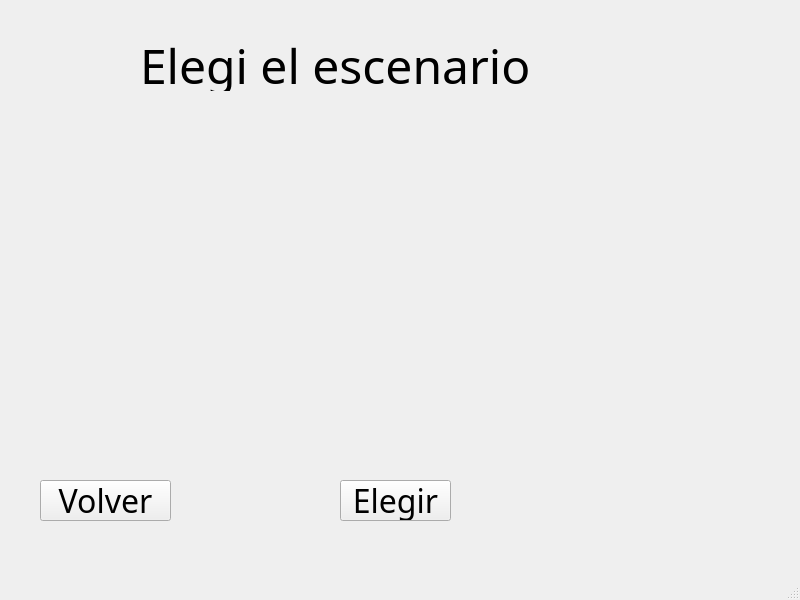
<?xml version="1.0" encoding="UTF-8"?>
<ui version="4.0">
 <class>MapSelection</class>
 <widget class="QMainWindow" name="MapSelection">
  <property name="geometry">
   <rect>
    <x>0</x>
    <y>0</y>
    <width>800</width>
    <height>600</height>
   </rect>
  </property>
  <property name="font">
   <font>
    <family>Jazz Jackrabbit 2</family>
    <pointsize>10</pointsize>
   </font>
  </property>
  <property name="windowTitle">
   <string>MainWindow</string>
  </property>
  <widget class="QWidget" name="centralwidget">
   <widget class="QLabel" name="labelTitle">
    <property name="geometry">
     <rect>
      <x>140</x>
      <y>40</y>
      <width>491</width>
      <height>51</height>
     </rect>
    </property>
    <property name="font">
     <font>
      <family>Jazz Jackrabbit 2</family>
      <pointsize>36</pointsize>
     </font>
    </property>
    <property name="text">
     <string>Elegi el escenario</string>
    </property>
   </widget>
   <widget class="QWidget" name="widgetScenes" native="true">
    <property name="geometry">
     <rect>
      <x>70</x>
      <y>110</y>
      <width>661</width>
      <height>321</height>
     </rect>
    </property>
   </widget>
   <widget class="QPushButton" name="btnChoose">
    <property name="geometry">
     <rect>
      <x>340</x>
      <y>480</y>
      <width>111</width>
      <height>41</height>
     </rect>
    </property>
    <property name="font">
     <font>
      <family>Jazz Jackrabbit 2</family>
      <pointsize>24</pointsize>
     </font>
    </property>
    <property name="text">
     <string>Elegir</string>
    </property>
   </widget>
   <widget class="QPushButton" name="btnBack">
    <property name="geometry">
     <rect>
      <x>40</x>
      <y>480</y>
      <width>131</width>
      <height>41</height>
     </rect>
    </property>
    <property name="font">
     <font>
      <family>Jazz Jackrabbit 2</family>
      <pointsize>24</pointsize>
     </font>
    </property>
    <property name="text">
     <string>Volver</string>
    </property>
   </widget>
  </widget>
  <widget class="QMenuBar" name="menubar">
   <property name="enabled">
    <bool>false</bool>
   </property>
   <property name="geometry">
    <rect>
     <x>0</x>
     <y>0</y>
     <width>800</width>
     <height>18</height>
    </rect>
   </property>
  </widget>
  <widget class="QStatusBar" name="statusbar">
   <property name="enabled">
    <bool>false</bool>
   </property>
  </widget>
 </widget>
 <resources/>
 <connections/>
</ui>
